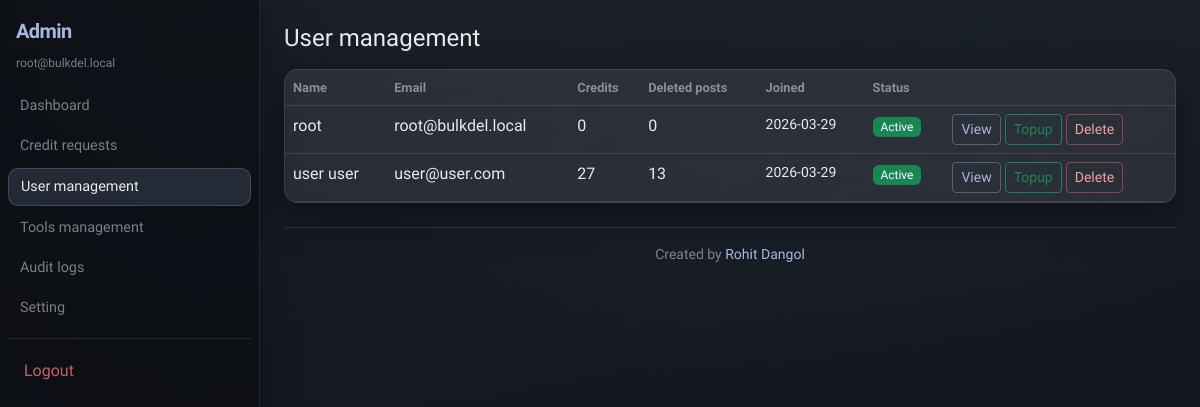
Before: /admin-panel/users/ (signed in) with the older database file.
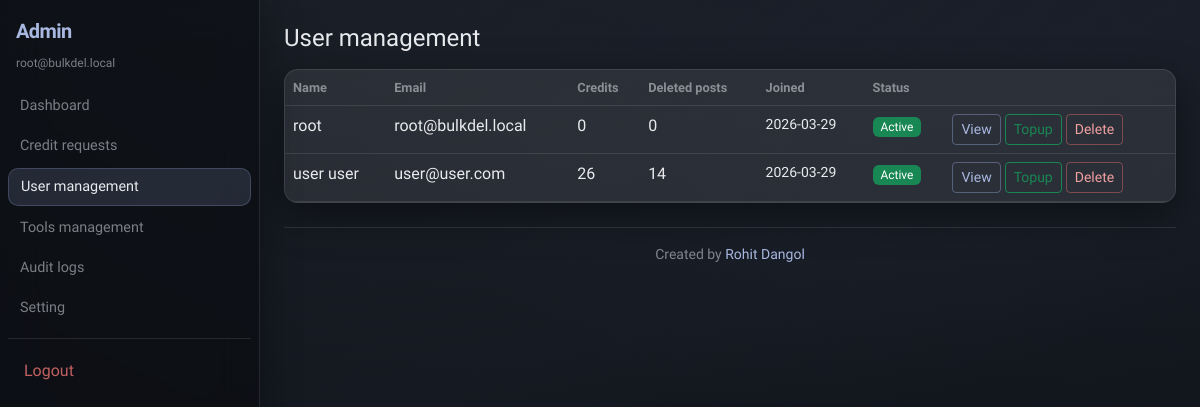
After: the same page with the newer database file.
### accounts/models.py (models this page shows, shortened)
class CustomUser(AbstractUser):
    username = None
    email = models.EmailField("email address", unique=True)
    full_name = models.CharField(max_length=255)
    role = models.CharField(
        max_length=20,
        choices=[("user", "User"), ("admin", "Admin")],
        default="user",
    )
    deleted_at = models.DateTimeField(null=True, blank=True)
    objects = CustomUserManager()
    USERNAME_FIELD = "email"
    REQUIRED_FIELDS = ["full_name"]
    class Meta:
        db_table = "accounts_user"
        ordering = ["-date_joined"]
    @property
    def is_admin_role(self) -> bool:
        return self.role == "admin"

### adminpanel/views.py (the view)
# urls.py: path("users/", views.user_list, name="user_list"),
@login_required
@admin_role_required
def user_list(request):
    rows = []
    for u in CustomUser.objects.filter(deleted_at__isnull=True).order_by("-date_joined"):
        get_or_create_wallet(u)
        wallet = u.credit_wallet
        deleted_posts = (
            DeleteJob.objects.filter(user=u).aggregate(s=Sum("success_count"))["s"] or 0
        )
        rows.append(
            {
                "user": u,
                "credits": wallet.balance,
                "deleted_posts": deleted_posts,
            }
        )
    return render(request, "adminpanel/user_list.html", {"rows": rows})

### billing/services.py (called while the page is built)
def get_or_create_wallet(user):
    wallet, _ = CreditWallet.objects.get_or_create(user=user)
    return wallet

### core/context_processors.py (called while the page is built, shortened)
def _nav_section(path: str) -> str:
    if path.startswith("/tools"):
        return "tools"
    if path.startswith("/channels"):
        return "channel"
    if path.startswith("/billing"):
        return "billing"
    if path.startswith("/settings"):
        return "settings"
    if path.startswith("/dashboard"):
        return "dashboard"
    return "dashboard"

def _admin_nav_section(path: str) -> str:
    if path.startswith("/admin-panel/credit-requests"):
        return "credit_requests"
    if path.startswith("/admin-panel/users"):
        return "users"

### templates/adminpanel/user_list.html (shortened to what this page needs)
{% extends "base.html" %}
{% block content %}
<h1 class="h4 mb-3">User management</h1>
<div class="table-responsive shadow-sm bg-white rounded">
  <table class="table table-hover mb-0">
    <thead><tr><th>Name</th><th>Email</th><th>Credits</th><th>Deleted posts</th><th>Joined</th><th>Status</th><th></th></tr></thead>
    <tbody>
      {% for row in rows %}
        <tr>
          <td>{{ row.user.full_name }}</td>
          <td>{{ row.user.email }}</td>
          <td>{{ row.credits }}</td>
          <td>{{ row.deleted_posts }}</td>
          <td class="text-nowrap small">{{ row.user.date_joined|date:"Y-m-d" }}</td>
          <td>{% if row.user.is_active %}<span class="badge bg-success">Active</span>{% else %}<span class="badge bg-secondary">Inactive</span>{% endif %}</td>
          <td class="text-nowrap">
            <a class="btn btn-sm btn-outline-primary" href="{% url 'adminpanel:user_detail' row.user.pk %}">View</a>
            <a class="btn btn-sm btn-outline-success" href="{% url 'adminpanel:user_topup' row.user.pk %}">Topup</a>
            <form class="d-inline" method="post" action="{% url 'adminpanel:user_delete' row.user.pk %}" onsubmit="return confirm('Soft-delete this user?');">
              <button type="submit" class="btn btn-sm btn-outline-danger">Delete</button>
            </form>
          </td>
        </tr>
      {% empty %}
        <tr><td colspan="7" class="text-muted">No users.</td></tr>
      {% endfor %}
    </tbody>
  </table>
</div>
{% endblock %}

Changed rows visible on the page:
changed CustomUser "user user": credits "27" → "26"; deleted_posts "13" → "14"
